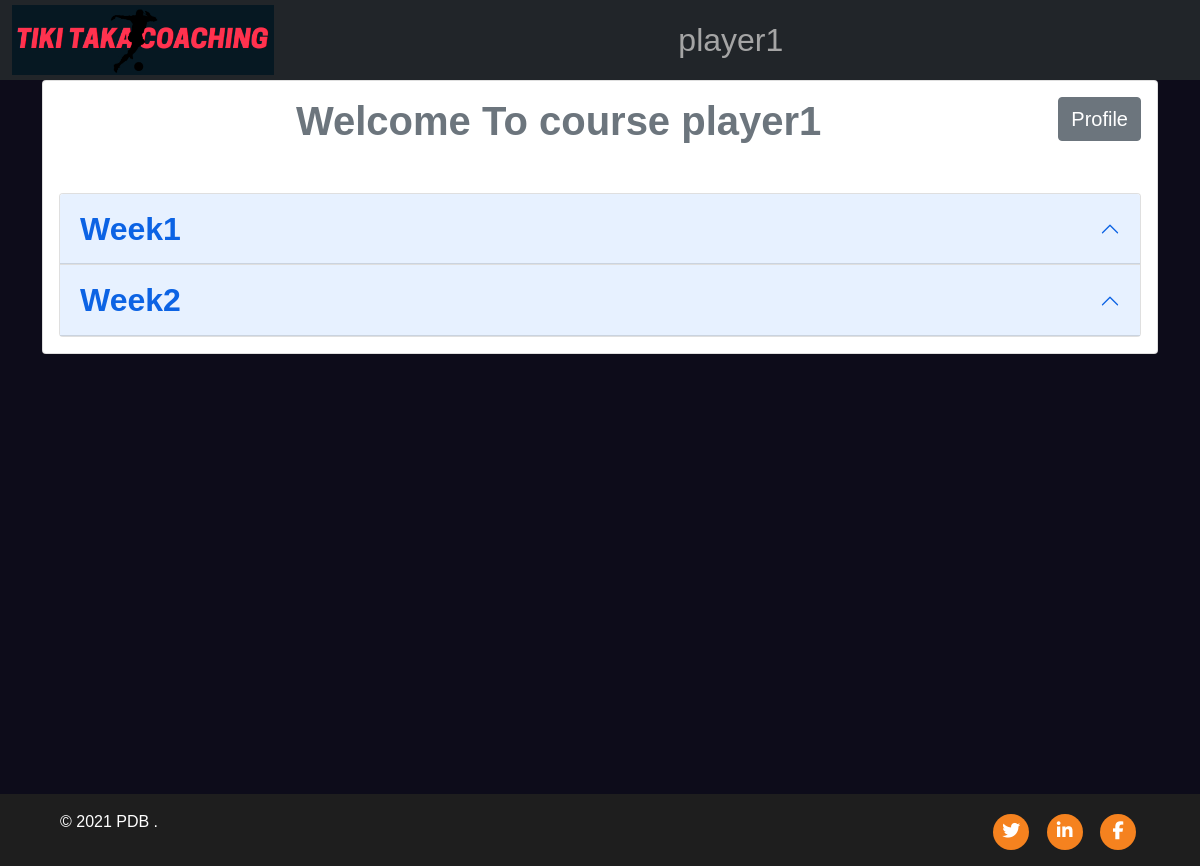
The app's page /player/courses/ (signed in), older data.
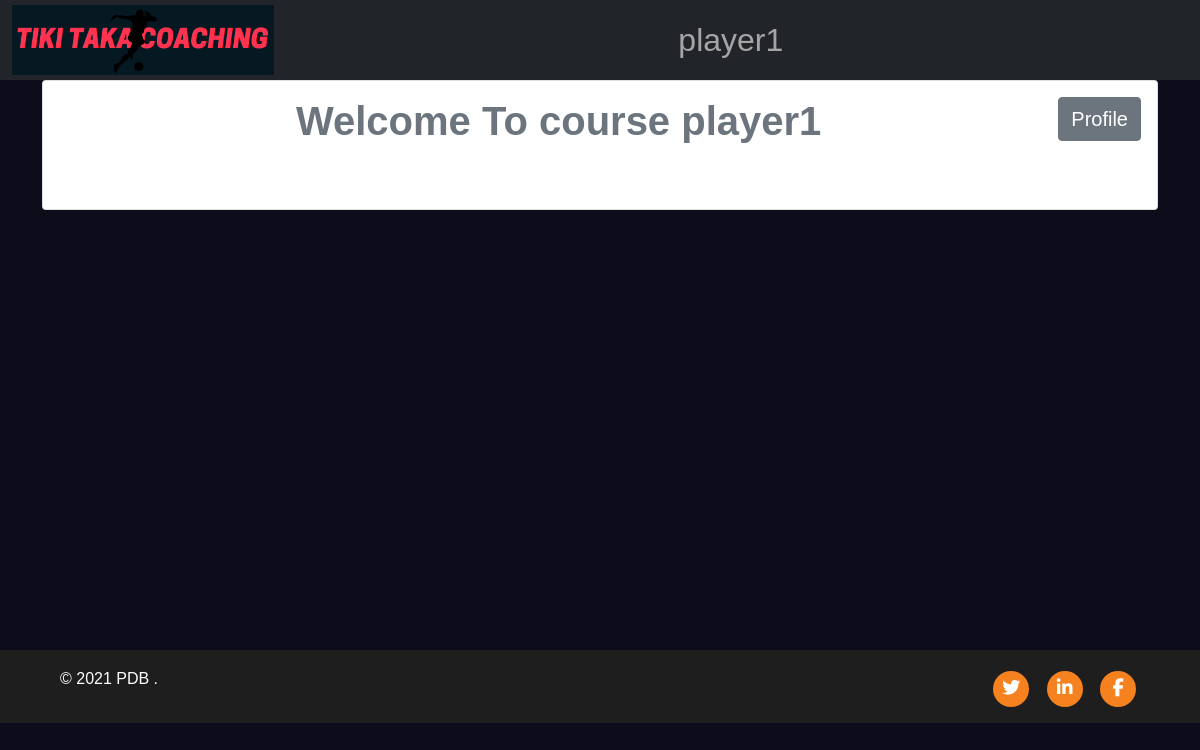
The same page, newer data.
### Coach/models.py (models this page shows, shortened)
class VedioContent(models.Model):
    category = models.ForeignKey(Category,on_delete=models.CASCADE)
    VedioTitle = models.CharField(max_length=200)
    author = models.ForeignKey(CoachData,on_delete=models.CASCADE,null=True,blank=True)
    Desc = models.TextField()
    thumbnail = models.ImageField(upload_to="images/%y")
    vedio = models.FileField(upload_to="vedio/%y")

class Category(models.Model):
    CatName = models.CharField(max_length=50)

### Players/views.py (the view)
# urls.py: path('player/courses/',PlayerCourse,name='course'),
def PlayerCourse(request):
    if request.user.is_authenticated and User.objects.get(username=request.user).UserType == "player":
        vedios=[]
        cat = Category.objects.values()
        coach = CoachData.objects.get(CoachId = PlayerData.objects.get(PlayerId=request.user.id).CoachName)
        for item in cat:
            vedio = VedioContent.objects.filter(category=item['id'],author=coach)
            content = []
            for ved in vedio:
                content.append(ved)
            vedios.append({f'{item["CatName"]}':content})
        context = {
            'vedios':vedios,
        }
        return render(request,'player/course.html',context)
    else:
        messages.error(request,"You Don't have access to this page ")
        return HttpResponseRedirect('/')

### Players/models.py (called while the page is built)
    def __str__(self):
        return f"{self.username}"

### templates/player/course.html (shortened to what this page needs)
{% extends 'base.html' %}
{% load static %}
{% block content %}
<div class="container">
<div class=" col-xs-12 col-sm-12  col-md-12  col-lg-12 col-xl-12 pad_top1">
    <div class="card card_box">
        <div class="card-body">
            <h1 class="text-center fs-1 fw-bold">Welcome To course {{request.user}}  <a href="{% url 'playerhome' %}"  class="fs-5 btn btn-secondary float-end">Profile</a></h1>
            <div class="accordion mt-5" id="accordionExample">
                {% for content in vedios %}
                {% for key,value in content.items %}
                {% if value %}
                <div class="accordion-item">
                    <h2 class="accordion-header" id="{{key}}1">
                        <button class="accordion-button fw-bold fs-2" type="button" data-bs-toggle="collapse"
                            data-bs-target="#{{key}}" aria-expanded="false" aria-controls="{{key}}">
                            {{key}}
                        </button>
                    </h2>
                </div>
                {% endif %}
                {% endfor %}
                {% endfor %}
            </div>
        </div>
    </div>
</div>
</div>
{% endblock content %}

Row changes from the older to the newer data that the page shows:
removed VedioContent: CatName "Week1"
removed VedioContent: CatName "Week2"
